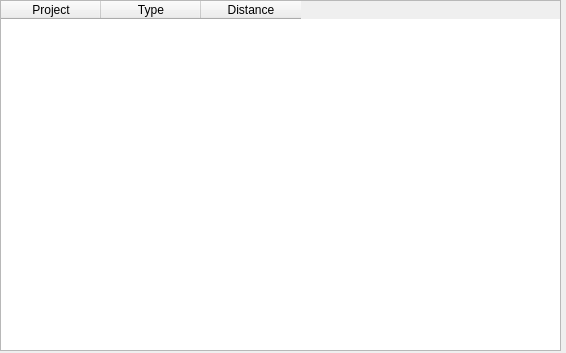
<?xml version="1.0" encoding="UTF-8"?>
<ui version="4.0">
 <class>dlgImpacts</class>
 <widget class="QDialog" name="dlgImpacts">
  <property name="geometry">
   <rect>
    <x>0</x>
    <y>0</y>
    <width>566</width>
    <height>353</height>
   </rect>
  </property>
  <property name="windowTitle">
   <string>Impact table</string>
  </property>
  <widget class="QTableWidget" name="tblImpacts">
   <property name="geometry">
    <rect>
     <x>0</x>
     <y>0</y>
     <width>561</width>
     <height>351</height>
    </rect>
   </property>
   <property name="alternatingRowColors">
    <bool>true</bool>
   </property>
   <column>
    <property name="text">
     <string>Project</string>
    </property>
   </column>
   <column>
    <property name="text">
     <string>Type</string>
    </property>
   </column>
   <column>
    <property name="text">
     <string>Distance</string>
    </property>
   </column>
  </widget>
 </widget>
 <resources/>
 <connections/>
</ui>
